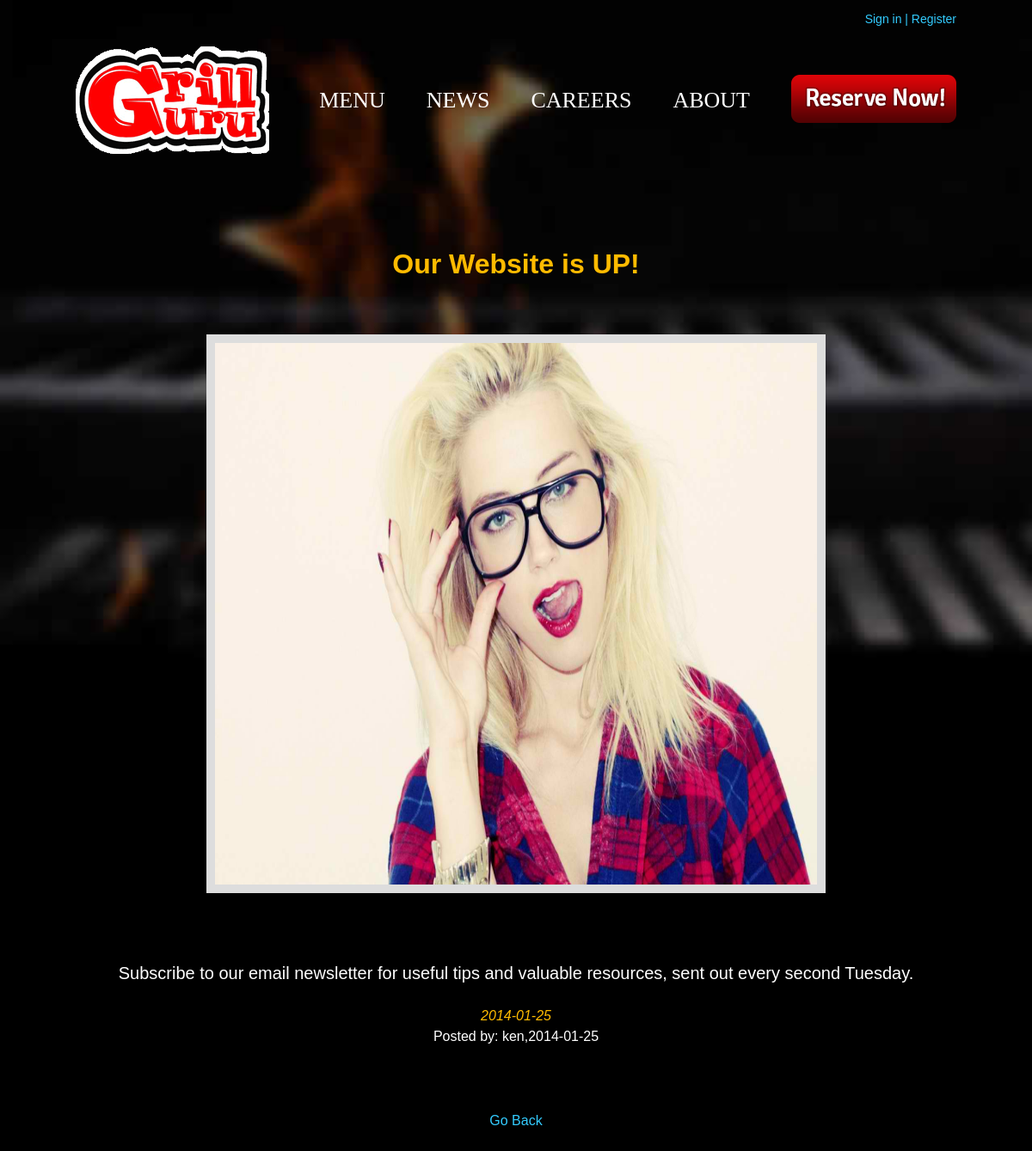
/project/view_news.php?id=9, run on the app's committed database.
### tables this page shows
CREATE TABLE IF NOT EXISTS `news` (
  `id` int(11) NOT NULL AUTO_INCREMENT,
  `descrition` text NOT NULL,
  `image` text NOT NULL,
  `news` text NOT NULL,
  `date` date NOT NULL,
  `by` varchar(200) NOT NULL,
  PRIMARY KEY (`id`)
);

### project/view_news.php (the view, shortened to what this page needs)
<?php
include 'header.php';
$id=$_GET['id'];
$query= "SELECT * FROM news WHERE id = '" . $id . "' ";
$result=mysql_query($query);
$num=mysql_numrows($result);
?>
						<?$i; for ($i=0; $i < $num; $i++) {?>
						<center> <h1 style="color:#fb0;"> <strong> <? echo mysql_result($result,$i,"descrition"); ?> </strong> </h1>
						<div id="news">
								<div class="n">
								<img style="width:700px;height:630px;border:10px solid #ddd;" src="<? echo mysql_result($result,$i,"image");?>" />
								</div>
								<div class="item">
								<span style="font-family:Arial; font-size:20px;"> <?echo mysql_result($result,$i,"news"); ?> </span>
								<label > <i style="color:#fb0;"> <?echo mysql_result($result,$i,"date"); ?></i> </label>
								<label > Posted by:<?echo mysql_result($result,$i,"by"); ?>,<?echo mysql_result($result,$i,"date"); ?>  </label>
								</div>
							<? } ?>
								<a class="buttonz" href="news.php"> Go Back </a>
						</div>
						</center>
        </div>
        </center>
    </body>
</html>

### project/css/main.css (style rules this page uses)
html { height:100%; min-height:100%; background-color:black; background-image:url('../images/bg.jpg'); background-repeat:no-repeat; background-size:100% auto; }
body { height:100%; min-height:100%; margin:0 auto; font-family:Verdana, source-sans-pro, Helvetica, Arial, sans-serif; font-size:16px; color:white; line-height:1.5em; -webkit-font-smoothing: antialiased; }
a { text-decoration:none; color:#3cf; cursor:pointer; }
#news .item { margin:50px 0; overflow:auto; }

### data on the page
news: descrition "Our Website is UP!", image (picture), news "Subscribe to our email newsletter for useful tips and valuable resources, sent out every second Tuesday.", date "2014-01-25", by "ken"
